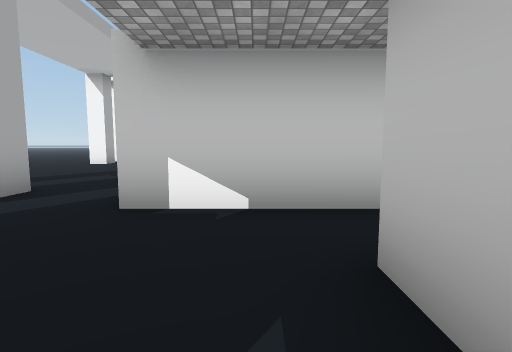
View 1 (above)

13 first-person views from a walk through a 3-D level made in the Unity game engine. The camera is 1.4 m above the floor, tilts 6° down and sees 80° across. The floor is counted in squares, 2 m on a side. Each view is taken from the middle of a square. On the plan, view 1 faces up. The plan holds only what a view shows up to about 10 squares ahead; the rest is blank. The place goes on beyond the plan. The player is left out. Some animated figures are not drawn. Some surface patterns are stand-ins.

View 2
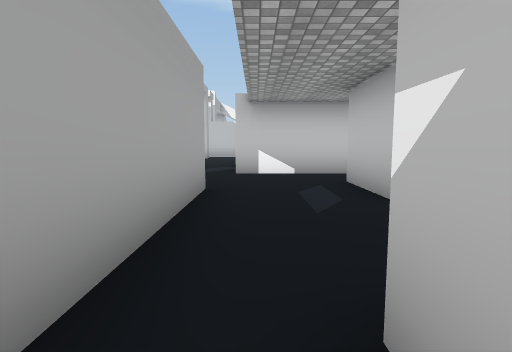

View 3
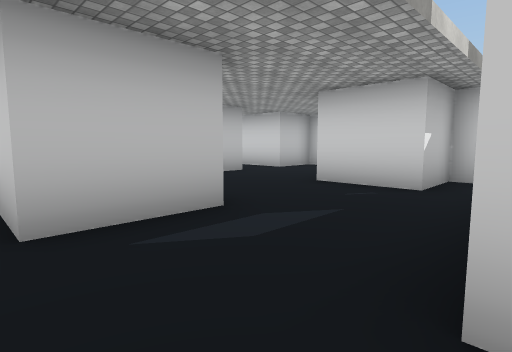

View 4
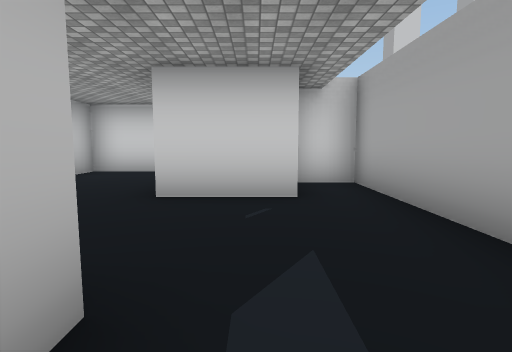

View 5
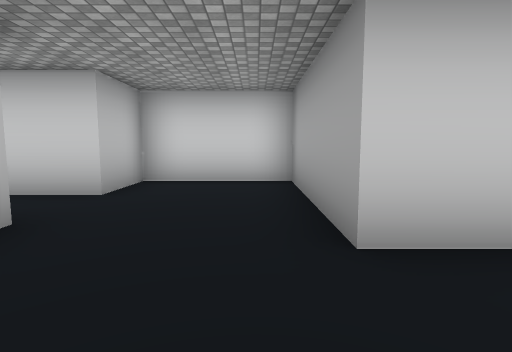

View 6
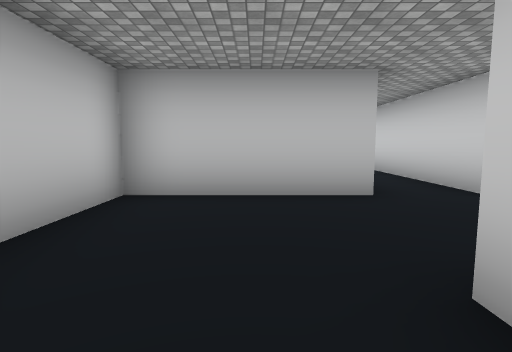

View 7
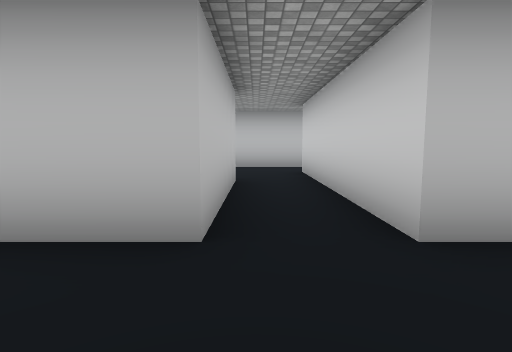

View 8
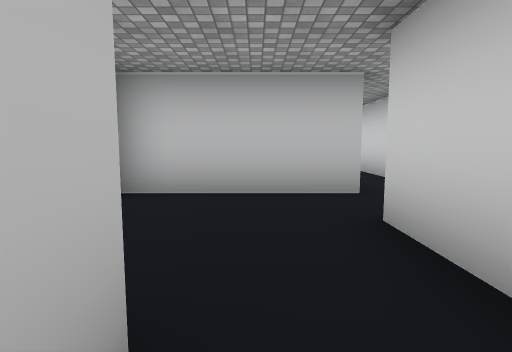

View 9
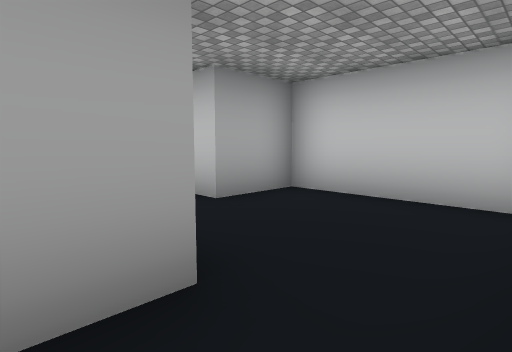

View 10
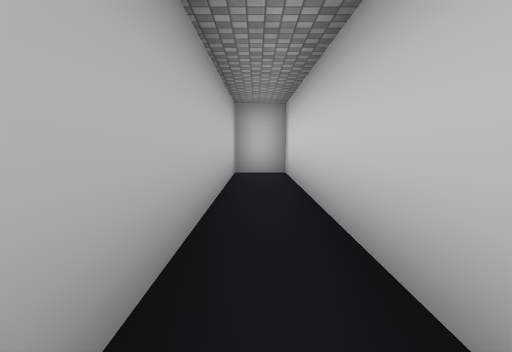

View 11
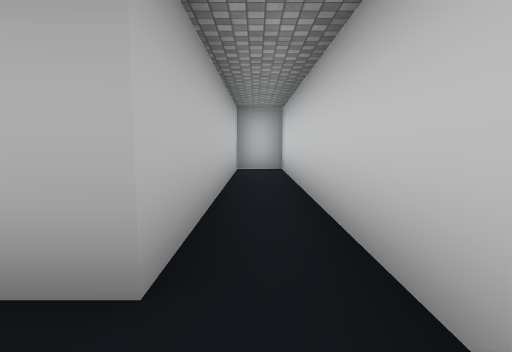

View 12
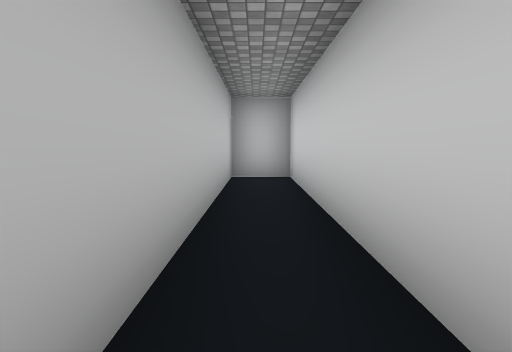

View 13
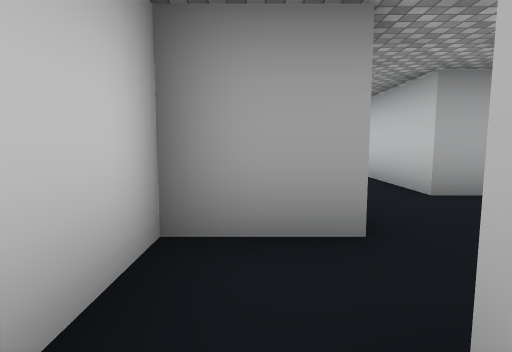

### Floor plan
Ten units are one square. View 1 is at (0, 0); x grows to the right and y downward. Boxes are objects, and circles mark ways between rooms. Rooms are numbered by the first view taken in them; rooms with no view inside come last. Other rooms are left out.
<svg viewBox="-39 -105 229 177">
<path fill="none" stroke="#000" d="M-18 -8 -18 45 -5 45 -5 30 13 30M14 -33 -15 -33M7 2 7 -17 17 -17M-34 -46 -34 -39M41 24 41 2 7 2M41 36 41 24M13 30 13 67 41 67 41 52M113 45 113 20M108 20 79 20 79 36 41 36M41 52 97 52M97 52 97 67 185 67 185 55 113 55 113 45"/>
<circle cx="-5" cy="0" r="3" fill="#2a7"/>
<circle cx="10" cy="15" r="3" fill="#2a7"/>
<circle cx="25" cy="30" r="3" fill="#2a7"/>
<circle cx="40" cy="40" r="3" fill="#2a7"/>
<circle cx="105" cy="50" r="3" fill="#2a7"/>
<text x="0" y="20">1</text>
<text x="170" y="-100">2</text>
<text x="20" y="10">3</text>
<text x="30" y="40">4</text>
<text x="90" y="40">5</text>
<text x="130" y="60">6</text>
</svg>
Room 1 opens to room 2. Room 1 opens to room 3. Room 3 opens to room 4. Room 4 opens to room 5. Room 5 opens to room 6.

Where each view was taken, in squares from view 1:
view 1: 0 up, 0 right, facing up
view 2: 4 down, 1 left, facing up
view 3: 2 up, 2 left, facing down-right
view 4: 1 up, 0 right, facing down
view 5: 1 down, 2 right, facing down
view 6: 2 down, 0 right, facing right
view 7: 4 down, 2 right, facing right
view 8: 4 down, 7 right, facing right
view 9: 6 down, 11 right, facing up-left
view 10: 6 down, 11 right, facing right
view 11: 6 down, 10 right, facing right
view 12: 6 down, 12 right, facing right
view 13: 6 down, 12 right, facing left
